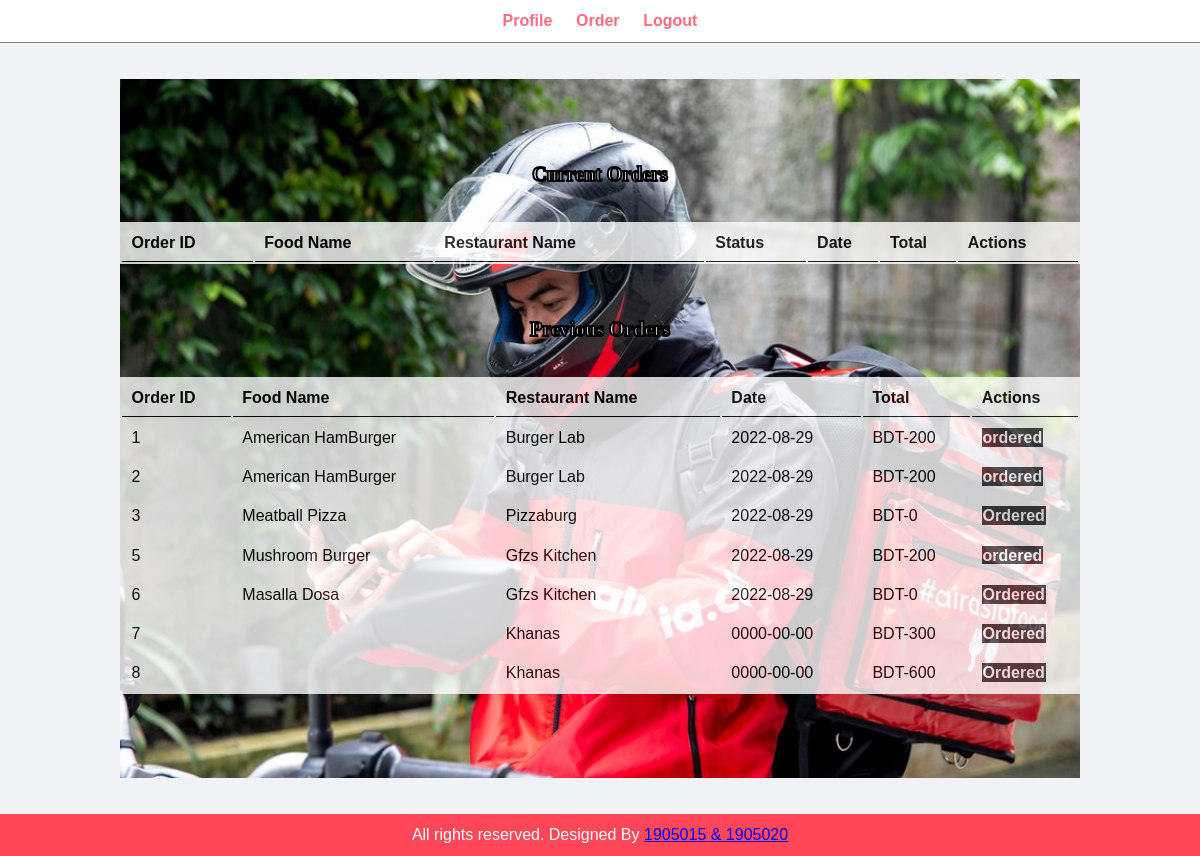
The page /rider/manage-order.php (signed in) on the database its author committed.
### tables this page shows
CREATE TABLE `table_orders` (
  `order_id` int(11) NOT NULL,
  `user_id` int(11) NOT NULL,
  `food_id` int(11) NOT NULL,
  `rider_id` int(11) NOT NULL,
  `quantity` int(11) NOT NULL,
  `total` int(200) NOT NULL,
  `restaurant_name` varchar(50) NOT NULL,
  `date` date NOT NULL,
  `delivery_notes` varchar(100) NOT NULL,
  `status` varchar(30) NOT NULL,
  `customer_name` varchar(30) NOT NULL,
  `phone` varchar(30) NOT NULL,
  `location` varchar(40) NOT NULL,
  `road` varchar(20) NOT NULL,
  `house` varchar(20) NOT NULL
);

CREATE TABLE `foods` (
  `id` int(11) NOT NULL,
  `title` varchar(40) NOT NULL,
  `restaurant` varchar(40) NOT NULL,
  `category` varchar(40) NOT NULL,
  `image_name` varchar(40) NOT NULL,
  `price` int(11) NOT NULL,
  `popular` varchar(20) NOT NULL,
  `active` varchar(20) NOT NULL
);

### rider/manage-order.php (the view, shortened to what this page needs)
<?php include("rider-menu.php");?>
<?php header("refresh: 5");
    $email = $_GET['email'];
?>
<div class = "main-content">
            <div class="wrapper rider-sign-in text-center">
            <h1 class = "text-white-black-stroke">Current Orders</h1>
            <br><br>
<table class="tbl-full light-table">
    <tr>
        <th>Order ID</th>
        <th>Food Name</th>
        <th>Restaurant Name</th>
        <th>Status</th>
        <th>Date</th>
        <th>Total</th>
        <th>Actions</th>
    </tr>
</table>
<br><br><br>
<h1 class = "text-white-black-stroke">Previous Orders</h1>
<br><br>
<table class="tbl-full light-table">
<tr>
<th>Order ID</th>
<th>Food Name</th>
<th>Restaurant Name</th>
<th>Date</th>
<th>Total</th>
<th>Actions</th>
</tr>
<?php
$sql = "SELECT rider_id FROM riders WHERE email = '$email'";
$res = mysqli_query($conn,$sql);
$row = mysqli_fetch_assoc($res);
$rider_id = $row['rider_id'];
$sql = "SELECT * FROM table_orders WHERE rider_id = '$rider_id' AND (status NOT LIKE 'Waiting For Rider' AND status NOT LIKE 'Out For Delivery')";
$res = mysqli_query($conn,$sql);
$count = mysqli_num_rows($res);
if($count > 0)
{
while($rows = mysqli_fetch_assoc($res))
{
    $id = $rows['order_id'];
    $status = $rows['status'];
    $date = $rows['date'];
    $total = $rows['total'];
    $food_id = $rows['food_id'];
    $restaurant = $rows['restaurant_name'];
    $sql2 = "SELECT * FROM foods WHERE id='$food_id'";
    $res2 = mysqli_query($conn,$sql2);
    $rows2 = mysqli_fetch_assoc($res2);
    $food_name=$rows2['title'];
    ?>
    <tr>
        <td><?php echo $id;?></td>
        <td><?php echo $food_name; ?></td>
        <td><?php echo $restaurant; ?></td>
        <td><?php echo $date; ?></td>
        <td>BDT-<?php echo $total; ?></td>
        <td>
            <?php
                if($status == "Waiting For Rider" || $status == "waiting for rider")
                {
                    ?>
                    <a href="<?php echo SITEURL; ?>rider/recieve-order.php?order_id=<?php echo $id; ?>&email=<?php echo $email;?>" class="btn-primary">recieve order</a>
                    <?php
                }
                else if($status == "Out For Delivery" || $status == "out for delivery")
                {
                    ?>
                    <a href="<?php echo SITEURL; ?>rider/deliver-order.php?order_id=<?php echo $id; ?>&email=<?php echo $email;?>" class="btn-secondary">order delivered</a>
                    <?php
                }
                else
                {
                    ?>
                    <a href="" class="btn-useless"><?php echo $status;?></a>
                    <?php
                }
                ?>
        </td>
    </tr>
    <?php
}
}
else
{
}
?>
</table>
            </div>
        </div>
<?php include('../admin/partials/footer.php'); ?>

### css/admin.css (style rules this page uses)
* { margin: 0 0; padding: 0 0; font-family: Arial, Helvetica, sans-serif; }
.wrapper { padding: 1%; width: 80%; margin: 0 auto; }
.text-center { text-align: center; }
.tbl-full { width: 100%; }
table tr th { border-bottom: 1px solid black; padding: 1%; text-align: left; }
table tr td { padding: 1%; }
.btn-useless { background-color: #3b3b3b; padding: 1%; color: white; text-decoration: none; font-weight: bold; }
.main-content { background-color: #f1f2f6; padding: 3% 0; }
.text-white-black-stroke { color: black; -webkit-text-fill-color: white; -webkit-text-stroke-width: 2px; -webkit-text-stroke-color: rgb(0, 0, 0); font-size: 40px; }
.light-table { background-color: white; border-color: black; border-width: 1px; opacity: 80%; }
.rider-sign-in { background-image: url(../images/rider-bg.jpg); background-size: cover; background-repeat: no-repeat; background-position: center; padding: 7% 0; }
.text-white-black-stroke { color: black; -webkit-text-fill-color: rgb(252, 247, 248); -webkit-text-stroke-width: 2px; -webkit-text-stroke-color: rgb(0, 0, 0); font-family: Cambria, Cochin, Georgia, Times, 'Times New Roman', serif; font-size: 20px; }

### rows shown on the page
table_orders: order_id "1", food.title "American HamBurger", restaurant_name "Burger Lab", date "2022-08-29", total "200", status "ordered"
table_orders: order_id "2", food.title "American HamBurger", restaurant_name "Burger Lab", date "2022-08-29", total "200", status "ordered"
table_orders: order_id "3", food.title "Meatball Pizza", restaurant_name "Pizzaburg", date "2022-08-29", total "0", status "Ordered"
table_orders: order_id "5", food.title "Mushroom Burger", restaurant_name "Gfzs Kitchen", date "2022-08-29", total "200", status "ordered"
table_orders: order_id "6", food.title "Masalla Dosa", restaurant_name "Gfzs Kitchen", date "2022-08-29", total "0", status "Ordered"
table_orders: order_id "7", restaurant_name "Khanas", date "0000-00-00", total "300", status "Ordered"
table_orders: order_id "8", restaurant_name "Khanas", date "0000-00-00", total "600", status "Ordered"
